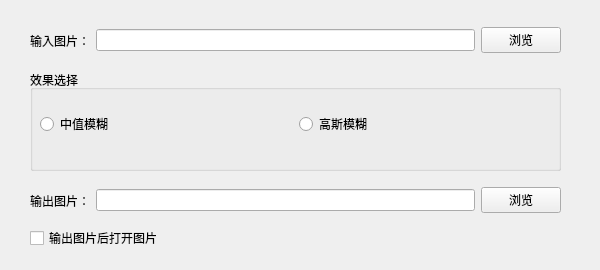
<?xml version="1.0" encoding="UTF-8"?>
<ui version="4.0">
 <class>MainWindow</class>
 <widget class="QMainWindow" name="MainWindow">
  <property name="geometry">
   <rect>
    <x>0</x>
    <y>0</y>
    <width>600</width>
    <height>270</height>
   </rect>
  </property>
  <property name="minimumSize">
   <size>
    <width>600</width>
    <height>270</height>
   </size>
  </property>
  <property name="maximumSize">
   <size>
    <width>600</width>
    <height>270</height>
   </size>
  </property>
  <property name="windowTitle">
   <string>美图修修</string>
  </property>
  <property name="windowIcon">
   <iconset resource="icon.qrc">
    <normaloff>:/new/icon/imgs/bitbug_favicon.ico</normaloff>:/new/icon/imgs/bitbug_favicon.ico</iconset>
  </property>
  <widget class="QWidget" name="centralwidget">
   <property name="minimumSize">
    <size>
     <width>600</width>
     <height>270</height>
    </size>
   </property>
   <property name="maximumSize">
    <size>
     <width>600</width>
     <height>270</height>
    </size>
   </property>
   <widget class="QWidget" name="horizontalLayoutWidget">
    <property name="geometry">
     <rect>
      <x>30</x>
      <y>20</y>
      <width>531</width>
      <height>41</height>
     </rect>
    </property>
    <layout class="QHBoxLayout" name="horizontalLayout">
     <item>
      <widget class="QLabel" name="label_1">
       <property name="text">
        <string>输入图片：</string>
       </property>
      </widget>
     </item>
     <item>
      <widget class="QLineEdit" name="lineEdit_1"/>
     </item>
     <item>
      <widget class="QPushButton" name="browser_1">
       <property name="text">
        <string>浏览</string>
       </property>
      </widget>
     </item>
    </layout>
   </widget>
   <widget class="QWidget" name="horizontalLayoutWidget_2">
    <property name="geometry">
     <rect>
      <x>30</x>
      <y>180</y>
      <width>531</width>
      <height>41</height>
     </rect>
    </property>
    <layout class="QHBoxLayout" name="horizontalLayout_2">
     <item>
      <widget class="QLabel" name="label_2">
       <property name="text">
        <string>输出图片：</string>
       </property>
      </widget>
     </item>
     <item>
      <widget class="QLineEdit" name="lineEdit_2"/>
     </item>
     <item>
      <widget class="QPushButton" name="browser_2">
       <property name="text">
        <string>浏览</string>
       </property>
      </widget>
     </item>
    </layout>
   </widget>
   <widget class="QCheckBox" name="checkOpenBox">
    <property name="geometry">
     <rect>
      <x>30</x>
      <y>230</y>
      <width>131</width>
      <height>16</height>
     </rect>
    </property>
    <property name="text">
     <string>输出图片后打开图片</string>
    </property>
   </widget>
   <widget class="QGroupBox" name="groupBox">
    <property name="geometry">
     <rect>
      <x>30</x>
      <y>70</y>
      <width>531</width>
      <height>101</height>
     </rect>
    </property>
    <property name="title">
     <string>效果选择</string>
    </property>
    <widget class="QWidget" name="horizontalLayoutWidget_3">
     <property name="geometry">
      <rect>
       <x>10</x>
       <y>19</y>
       <width>511</width>
       <height>71</height>
      </rect>
     </property>
     <layout class="QHBoxLayout" name="horizontalLayout_3">
      <item>
       <widget class="QRadioButton" name="mediumBlur">
        <property name="text">
         <string>中值模糊</string>
        </property>
       </widget>
      </item>
      <item>
       <widget class="QRadioButton" name="gaussBlur">
        <property name="text">
         <string>高斯模糊</string>
        </property>
       </widget>
      </item>
     </layout>
    </widget>
   </widget>
  </widget>
 </widget>
 <resources>
  <include location="icon.qrc"/>
 </resources>
 <connections/>
</ui>
